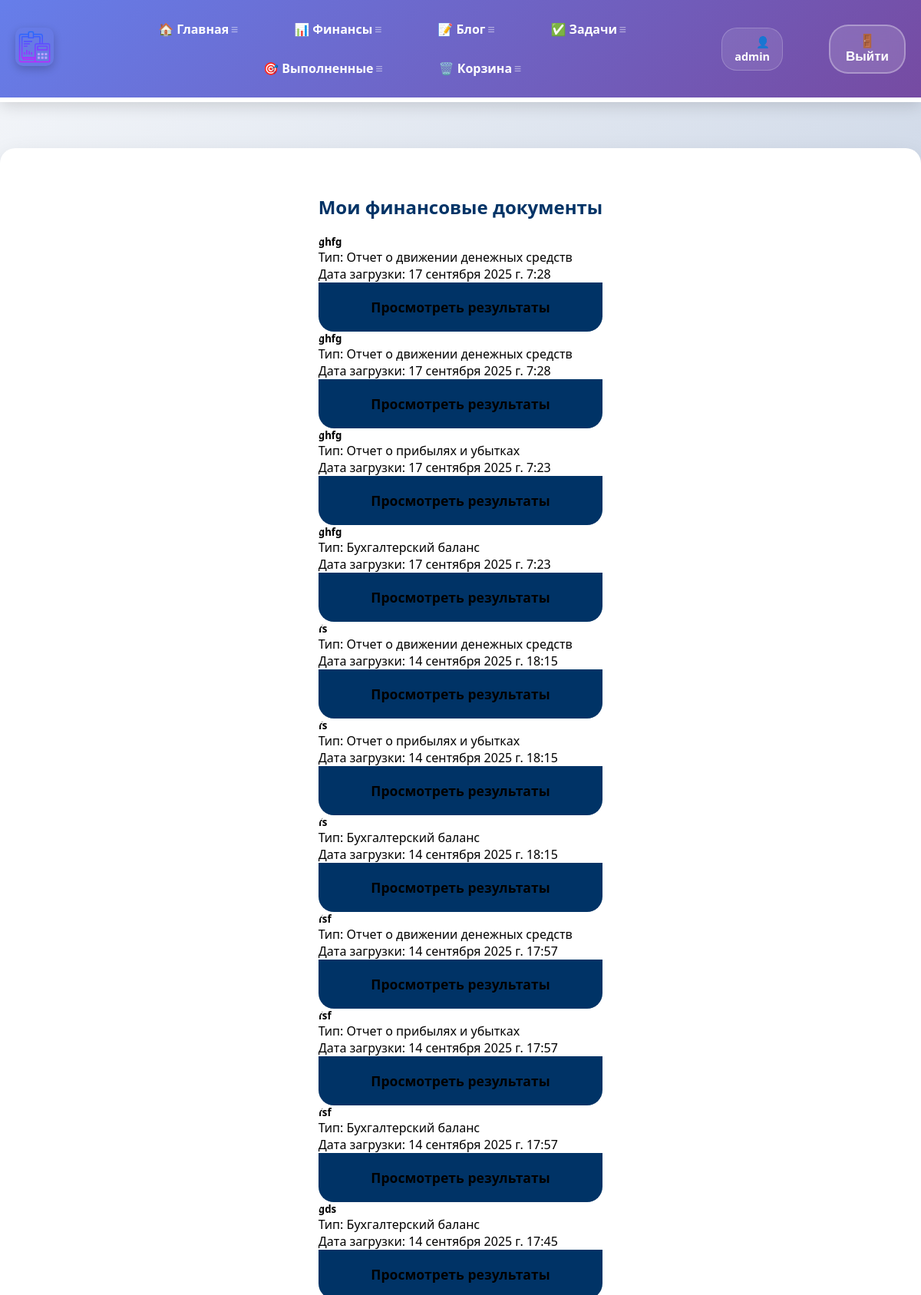
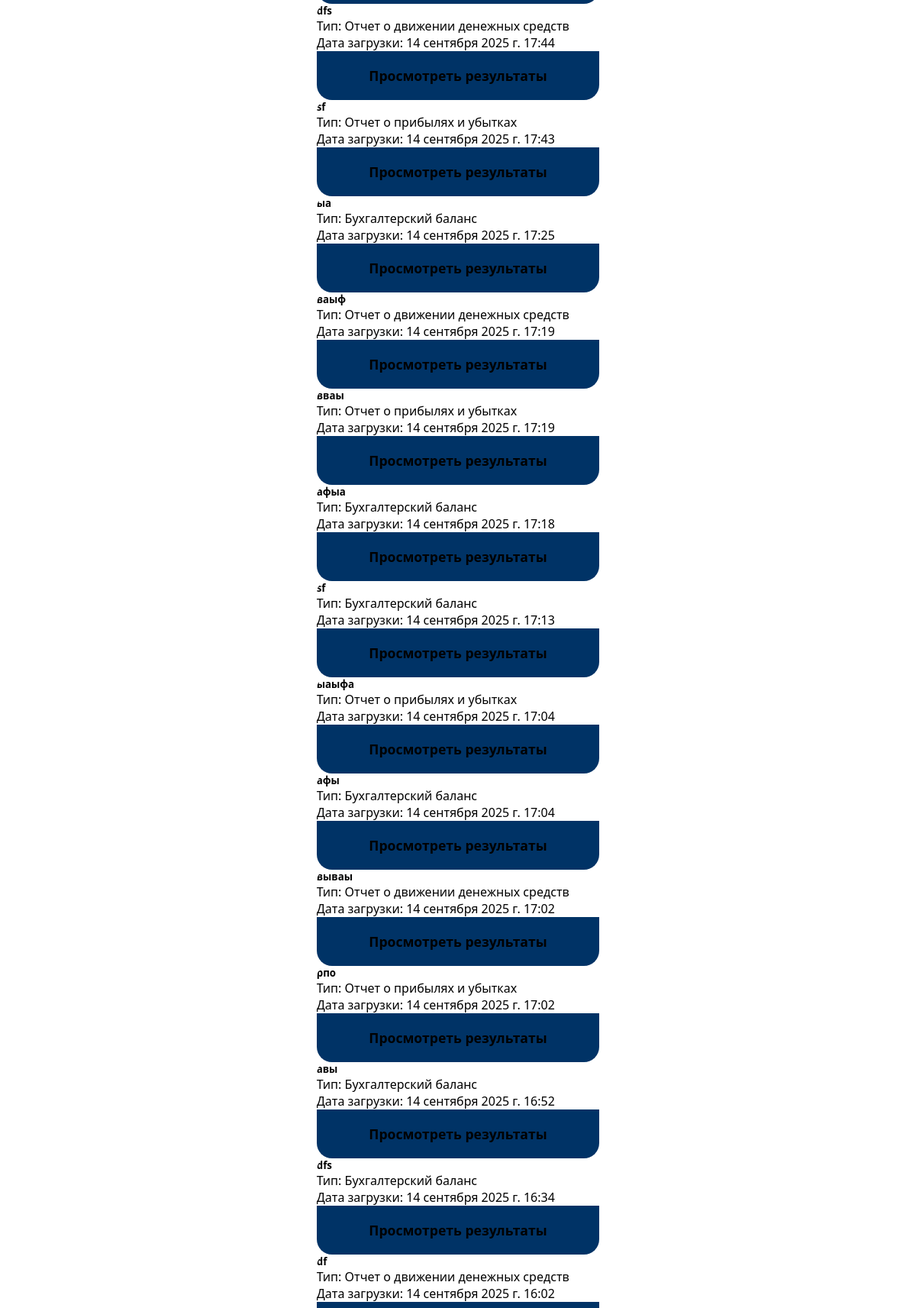
Screenshot of /finance/list/ (signed in, upper part) with the database file from the repository (2 pictures, top to bottom).
### financial_analysis/models.py (models this page shows, shortened)
class FinancialDocument(models.Model):
    DOCUMENT_TYPES = [
        ('balance', 'Бухгалтерский баланс'),
        ('profit_loss', 'Отчет о прибылях и убытках'),
        ('cash_flow', 'Отчет о движении денежных средств'),  # ДОБАВЛЯЕМ
    ]
    user = models.ForeignKey(User, on_delete=models.CASCADE)
    title = models.CharField(max_length=200)
    document_type = models.CharField(max_length=20, choices=DOCUMENT_TYPES)
    pdf_file = models.FileField(upload_to='financial_docs/')
    upload_date = models.DateTimeField(auto_now_add=True)

### financial_analysis/views.py (the view)
# urls.py: path('list/', views.document_list, name='financial_list'),
@login_required
def document_list(request):
    documents = FinancialDocument.objects.filter(user=request.user).order_by('-upload_date')
    return render(request, 'financial_analysis/list.html', {'documents': documents})

### financial_analysis/templates/financial_analysis/list.html (shortened to what this page needs)
{% extends 'skills/base.html' %}
{% block content %}
<div class="container mt-4">
    <h2>Мои финансовые документы</h2>
    {% for document in documents %}
    <div class="card mb-3">
        <div class="card-body">
            <h5 class="card-title">{{ document.title }}</h5>
            <p class="card-text">Тип: {{ document.get_document_type_display }}</p>
            <p class="card-text">Дата загрузки: {{ document.upload_date }}</p>
            <a href="{% url 'financial_results' document.id %}" class="btn btn-primary">Просмотреть результаты</a>
        </div>
    </div>
    {% empty %}
    <p>Нет загруженных документов</p>
    {% endfor %}
</div>
{% endblock %}

### skills/templates/skills/base.html (shortened to what this page needs)
<!DOCTYPE html>
{% load static %}
<html lang="ru">
<head>
    <link rel="stylesheet" href="{% static 'css/style3.css' %}">
    </head>
<body>
<div class="menu">
    <div class="wrap">
        <div class="menu_header">
            {% if user.is_authenticated %}
            <div class="logo">
                <a href="{% url 'index' %}">
                    <img src="{% static 'skills/logo.png' %}" alt="Логотип" class="image">
                </a>
            </div>
            <ul class="menu_total" id="mainMenu">
                <li><a href="{% url 'index' %}">🏠 Главная</a></li>
                <li><a href="{% url 'financial_analysis_page' %}">📊 Финансы</a></li>
                <li><a href="{% url 'blogs' %}">📝 Блог</a></li>
                <li><a href="{% url 'currenttodos' %}">✅ Задачи</a></li>
                <li><a href="{% url 'completedtodos' %}">🎯 Выполненные</a></li>
                <li><a href="{% url 'trashbin' %}">🗑️ Корзина</a></li>
            </ul>
            <ul class="menu_second">
                <li class="logo2">👤 {{ user.username }}</li>
                <li>
                    <form action="{% url 'logoutuser' %}" method="post">
                        <button class="top">🚪 Выйти</button>
                    </form>
                </li>
            </ul>
            {% endif %}
        </div>
    </div>
</div>
<div class="content">
    <div class="wrap">
        {% block content %}
        {% endblock %}
    </div>
</div>
</body>
</html>

### rows the page displays
FinancialDocument: title "ghfg", document_type "Отчет о движении денежных средств", upload_date "17 сентября 2025 г. 7:28"
FinancialDocument: title "ghfg", document_type "Отчет о движении денежных средств", upload_date "17 сентября 2025 г. 7:28"
FinancialDocument: title "ghfg", document_type "Отчет о прибылях и убытках", upload_date "17 сентября 2025 г. 7:23"
FinancialDocument: title "ghfg", document_type "Бухгалтерский баланс", upload_date "17 сентября 2025 г. 7:23"
FinancialDocument: title "fs", document_type "Отчет о движении денежных средств", upload_date "14 сентября 2025 г. 18:15"
FinancialDocument: title "fs", document_type "Отчет о прибылях и убытках", upload_date "14 сентября 2025 г. 18:15"
FinancialDocument: title "fs", document_type "Бухгалтерский баланс", upload_date "14 сентября 2025 г. 18:15"
FinancialDocument: title "fsf", document_type "Отчет о движении денежных средств", upload_date "14 сентября 2025 г. 17:57"
FinancialDocument: title "fsf", document_type "Отчет о прибылях и убытках", upload_date "14 сентября 2025 г. 17:57"
FinancialDocument: title "fsf", document_type "Бухгалтерский баланс", upload_date "14 сентября 2025 г. 17:57"
FinancialDocument: title "gds", document_type "Бухгалтерский баланс", upload_date "14 сентября 2025 г. 17:45"
FinancialDocument: title "dfs", document_type "Отчет о движении денежных средств", upload_date "14 сентября 2025 г. 17:44"
FinancialDocument: title "sf", document_type "Отчет о прибылях и убытках", upload_date "14 сентября 2025 г. 17:43"
FinancialDocument: title "ыа", document_type "Бухгалтерский баланс", upload_date "14 сентября 2025 г. 17:25"
FinancialDocument: title "ваыф", document_type "Отчет о движении денежных средств", upload_date "14 сентября 2025 г. 17:19"
FinancialDocument: title "вваы", document_type "Отчет о прибылях и убытках", upload_date "14 сентября 2025 г. 17:19"
FinancialDocument: title "афыа", document_type "Бухгалтерский баланс", upload_date "14 сентября 2025 г. 17:18"
FinancialDocument: title "sf", document_type "Бухгалтерский баланс", upload_date "14 сентября 2025 г. 17:13"
FinancialDocument: title "ыаыфа", document_type "Отчет о прибылях и убытках", upload_date "14 сентября 2025 г. 17:04"
FinancialDocument: title "афы", document_type "Бухгалтерский баланс", upload_date "14 сентября 2025 г. 17:04"
FinancialDocument: title "вываы", document_type "Отчет о движении денежных средств", upload_date "14 сентября 2025 г. 17:02"
FinancialDocument: title "рпо", document_type "Отчет о прибылях и убытках", upload_date "14 сентября 2025 г. 17:02"
FinancialDocument: title "авы", document_type "Бухгалтерский баланс", upload_date "14 сентября 2025 г. 16:52"
FinancialDocument: title "dfs", document_type "Бухгалтерский баланс", upload_date "14 сентября 2025 г. 16:34"
FinancialDocument: title "df", document_type "Отчет о движении денежных средств", upload_date "14 сентября 2025 г. 16:02"

### other values shown
{{ user.username }} "admin"
